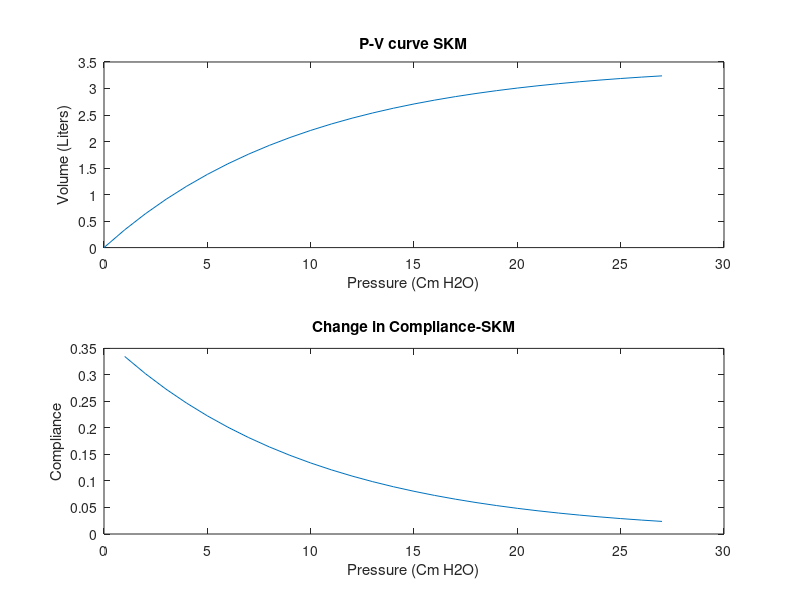

Recreate this plot in MATLAB.
P=0:27;
h=6.81;
Vmax=3.46;
V=Vmax*(1-exp(-(P*log(2)/h)));
subplot(2,1,1)
plot(P,V)
xlabel("Pressure (Cm H2O)")
ylabel("Volume (Liters)")
title("P-V curve SKM")

C=zeros(1,27);
for i=0:26
    C(i+1)=(V(i+2)-V(i+1))/(P(i+2)-P(i+1));
end
hold on
subplot(2,1,2)
plot(P(2:end),C)
xlabel("Pressure (Cm H2O)")
ylabel("Compliance")
title("Change in Compliance-SKM")